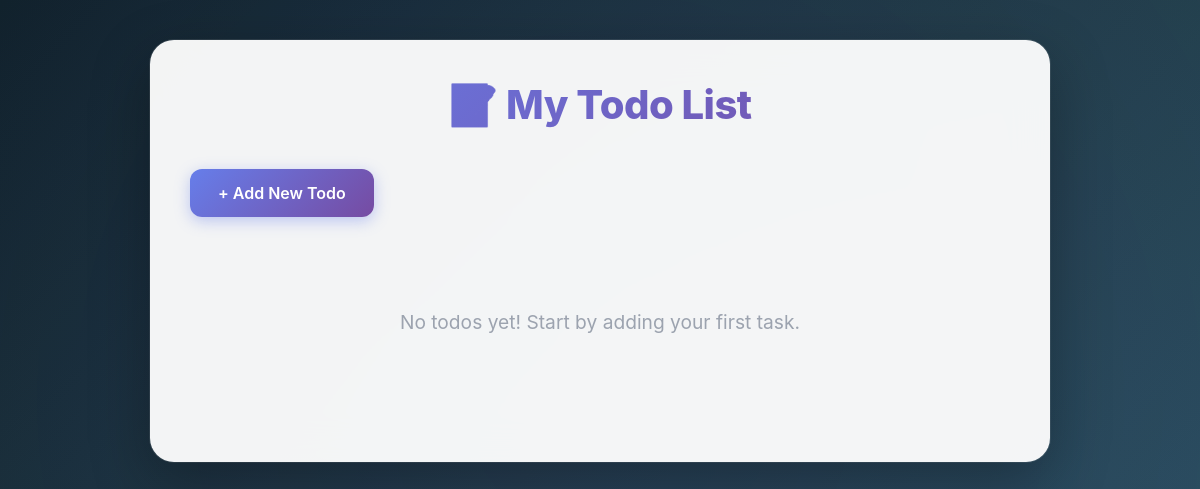
The app's page /, older data.
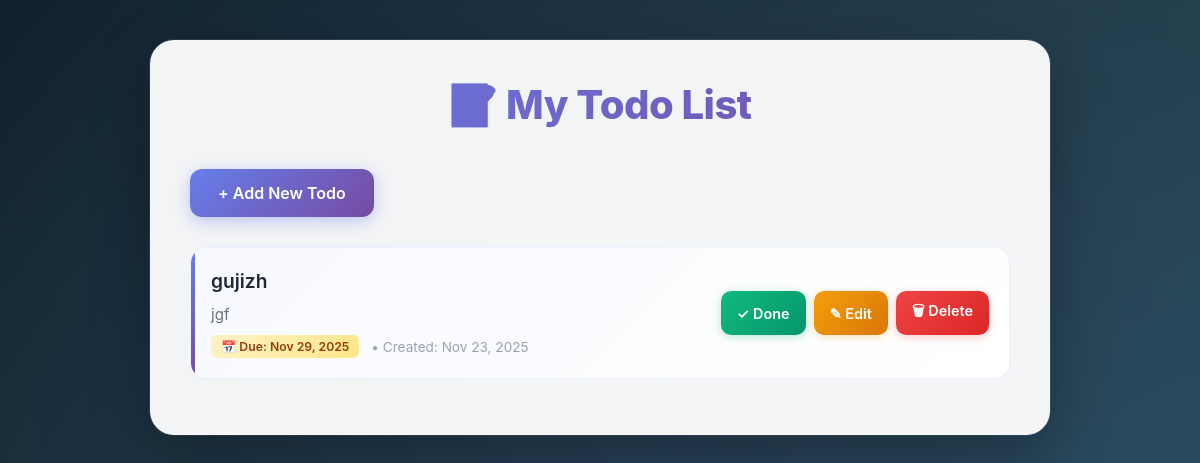
The same page, newer data.
### todo/models.py (models this page shows, shortened)
class Todo(models.Model):
    title = models.CharField(max_length=200)
    description = models.TextField(blank=True)
    due_date = models.DateField(null=True, blank=True)
    completed = models.BooleanField(default=False)
    priority = models.CharField(
        max_length=10,
        choices=Priority.choices,
        default=Priority.MEDIUM
    )
    category = models.ForeignKey(
        Category,
        on_delete=models.SET_NULL,
        null=True,
        blank=True,
        related_name='todos'
    )
    completed_at = models.DateTimeField(null=True, blank=True)
    created_at = models.DateTimeField(default=timezone.now)
    updated_at = models.DateTimeField(auto_now=True)
    class Meta:
        ordering = ['-created_at']
        verbose_name = 'Todo'
        verbose_name_plural = 'Todos'

### todo/views.py (the view)
# urls.py: path('', views.todo_list, name='todo_list'),
def todo_list(request):
    todos = Todo.objects.all()
    return render(request, 'todo/home.html', {'todos': todos})

### todo/templates/todo/home.html (shortened to what this page needs)
<!DOCTYPE html>
<html lang="en">
<head>
</head>
<body>
    <div class="container">
        <h1>📝 My Todo List</h1>
        <a href="{% url 'todo_create' %}" class="add-btn">+ Add New Todo</a>
        {% if todos %}
            {% for todo in todos %}
            <div class="todo-item {% if todo.completed %}completed{% endif %}">
                <div class="todo-content">
                    <h3>{{ todo.title }}</h3>
                    {% if todo.description %}
                        <p>{{ todo.description }}</p>
                    {% endif %}
                    <div class="todo-meta">
                        {% if todo.due_date %}
                            <span class="due-date">📅 Due: {{ todo.due_date|date:"M d, Y" }}</span>
                        {% endif %}
                        <span>• Created: {{ todo.created_at|date:"M d, Y" }}</span>
                    </div>
                </div>
                <div class="todo-actions">
                    <a href="{% url 'todo_toggle' todo.pk %}" class="btn btn-toggle">
                        {% if todo.completed %}✗ Undo{% else %}✓ Done{% endif %}
                    </a>
                    <a href="{% url 'todo_edit' todo.pk %}" class="btn btn-edit">✎ Edit</a>
                    <a href="{% url 'todo_delete' todo.pk %}" class="btn btn-delete"
                       onclick="return confirm('Are you sure you want to delete this todo?')">🗑 Delete</a>
                </div>
            </div>
            {% endfor %}
        {% else %}
            <div class="empty-state">
                <p>No todos yet! Start by adding your first task.</p>
            </div>
        {% endif %}
    </div>
</body>
</html>

### todo/templates/todo/home.html (style rules this page uses)
* { margin: 0; padding: 0; box-sizing: border-box; }
body { font-family: 'Inter', -apple-system, BlinkMacSystemFont, 'Segoe UI', Roboto, sans-serif; background: linear-gradient(135deg, #0f2027 0%, #203a43 50%, #2c5364 100%); min-height: 100vh; padding: 40px 20px; position: relative; overflow-x: hidden; }
body::before { content: ''; position: fixed; top: -50%; right: -50%; width: 200%; height: 200%; background: radial-gradient(circle, rgba(99, 102, 241, 0.1) 0%, transparent 70%); animation: rotate 20s linear infinite; }
.container { max-width: 900px; margin: 0 auto; background: rgba(255, 255, 255, 0.95); backdrop-filter: blur(20px); border-radius: 24px; box-shadow: 0 20px 60px rgba(0, 0, 0, 0.3), 0 0 0 1px rgba(255, 255, 255, 0.1); padding: 40px; position: relative; z-index: 1; }
h1 { background: linear-gradient(135deg, #667eea 0%, #764ba2 100%); -webkit-background-clip: text; -webkit-text-fill-color: transparent; background-clip: text; font-size: 2.5em; font-weight: 800; margin-bottom: 40px; text-align: center; letter-spacing: -0.5px; }
.add-btn { display: inline-flex; align-items: center; gap: 8px; background: linear-gradient(135deg, #667eea 0%, #764ba2 100%); color: white; padding: 14px 28px; text-decoration: none; border-radius: 12px; margin-bottom: 30px; font-weight: 600; transition: all 0.3s cubic-bezier(0.4, 0, 0.2, 1); box-shadow: 0 4px 15px rgba(102, 126, 234, 0.4); }
.todo-item { background: linear-gradient(135deg, #f8f9ff 0%, #ffffff 100%); padding: 20px; margin-bottom: 16px; border-radius: 16px; display: flex; justify-content: space-between; align-items: center; border: 1px solid rgba(102, 126, 234, 0.1); transition: all 0.3s cubic-bezier(0.4, 0, 0.2, 1); position: relative; overflow: hidden; }
.todo-item::before { content: ''; position: absolute; left: 0; top: 0; height: 100%; width: 4px; background: linear-gradient(180deg, #667eea 0%, #764ba2 100%); transition: width 0.3s ease; }
.todo-content { flex: 1; padding-right: 20px; }
.todo-content h3 { color: #1f2937; font-size: 1.2em; font-weight: 600; margin-bottom: 8px; line-height: 1.4; }
.todo-content p { color: #6b7280; font-size: 0.95em; line-height: 1.6; margin-bottom: 8px; }
.todo-meta { display: flex; gap: 12px; font-size: 0.85em; color: #9ca3af; align-items: center; }
.due-date { display: inline-flex; align-items: center; gap: 4px; background: linear-gradient(135deg, #fef3c7 0%, #fde68a 100%); color: #92400e; padding: 4px 10px; border-radius: 6px; font-weight: 600; font-size: 0.9em; }
.todo-actions { display: flex; gap: 8px; flex-shrink: 0; }
.btn { padding: 10px 16px; border: none; border-radius: 10px; cursor: pointer; text-decoration: none; font-size: 0.9em; font-weight: 600; transition: all 0.3s cubic-bezier(0.4, 0, 0.2, 1); display: inline-flex; align-items: center; gap: 4px; white-space: nowrap; }
.btn-toggle { background: linear-gradient(135deg, #10b981 0%, #059669 100%); color: white; box-shadow: 0 2px 8px rgba(16, 185, 129, 0.3); }
.btn-edit { background: linear-gradient(135deg, #f59e0b 0%, #d97706 100%); color: white; box-shadow: 0 2px 8px rgba(245, 158, 11, 0.3); }
.btn-delete { background: linear-gradient(135deg, #ef4444 0%, #dc2626 100%); color: white; box-shadow: 0 2px 8px rgba(239, 68, 68, 0.3); }

Row changes from the older to the newer data that the page shows:
added Todo: title "gujizh", description "jgf", due_date "Nov 29, 2025", created_at "Nov 23, 2025", completed "✓ Done"
Text that changed along with them:
text no longer shown: "No todos yet! Start by adding your first task."
